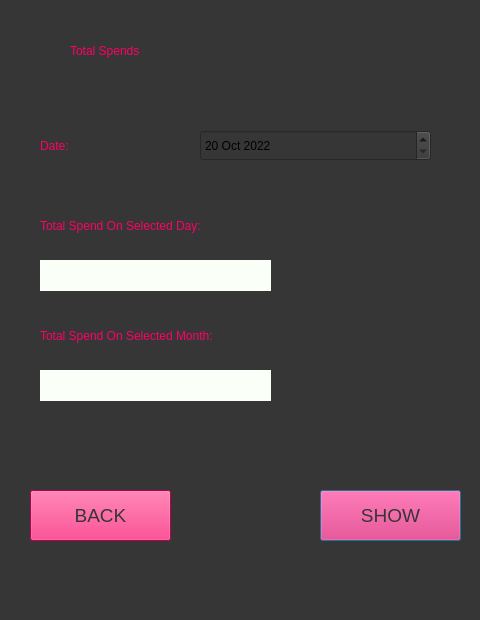
<?xml version="1.0" encoding="UTF-8"?>
<ui version="4.0">
 <class>Dialog</class>
 <widget class="QDialog" name="Dialog">
  <property name="geometry">
   <rect>
    <x>0</x>
    <y>0</y>
    <width>480</width>
    <height>620</height>
   </rect>
  </property>
  <property name="windowTitle">
   <string>Dialog</string>
  </property>
  <property name="styleSheet">
   <string notr="true">background-color: rgb(54, 54, 54);</string>
  </property>
  <widget class="QLabel" name="label_login">
   <property name="geometry">
    <rect>
     <x>70</x>
     <y>20</y>
     <width>341</width>
     <height>61</height>
    </rect>
   </property>
   <property name="styleSheet">
    <string notr="true">color: rgb(255, 0, 102); font: 87 28pt &quot;Arial Black&quot;;</string>
   </property>
   <property name="text">
    <string>Total Spends</string>
   </property>
  </widget>
  <widget class="QLabel" name="label_warning">
   <property name="geometry">
    <rect>
     <x>30</x>
     <y>560</y>
     <width>421</width>
     <height>31</height>
    </rect>
   </property>
   <property name="styleSheet">
    <string notr="true">color:rgb(255,255,255); font: 87 14pt &quot;Arial Black&quot;;</string>
   </property>
   <property name="text">
    <string/>
   </property>
  </widget>
  <widget class="QDateEdit" name="dateEdit">
   <property name="geometry">
    <rect>
     <x>200</x>
     <y>130</y>
     <width>231</width>
     <height>31</height>
    </rect>
   </property>
   <property name="styleSheet">
    <string notr="true">background-color: rgb(255, 255, 255);
font: 87 14pt &quot;Arial Black&quot;;

dateEdit_tabDetail-&gt;setDate(QDate::currentDate());</string>
   </property>
   <property name="dateTime">
    <datetime>
     <hour>0</hour>
     <minute>0</minute>
     <second>0</second>
     <year>2022</year>
     <month>10</month>
     <day>20</day>
    </datetime>
   </property>
   <property name="minimumDateTime">
    <datetime>
     <hour>0</hour>
     <minute>0</minute>
     <second>0</second>
     <year>2022</year>
     <month>10</month>
     <day>20</day>
    </datetime>
   </property>
   <property name="maximumDate">
    <date>
     <year>2030</year>
     <month>12</month>
     <day>31</day>
    </date>
   </property>
   <property name="minimumDate">
    <date>
     <year>2022</year>
     <month>10</month>
     <day>20</day>
    </date>
   </property>
  </widget>
  <widget class="QLabel" name="label_date">
   <property name="geometry">
    <rect>
     <x>40</x>
     <y>130</y>
     <width>131</width>
     <height>31</height>
    </rect>
   </property>
   <property name="styleSheet">
    <string notr="true">color:rgb(255,0,102);
font: 87 14pt &quot;Arial Black&quot;;</string>
   </property>
   <property name="text">
    <string>Date:</string>
   </property>
  </widget>
  <widget class="QPushButton" name="pushButton_show">
   <property name="geometry">
    <rect>
     <x>320</x>
     <y>490</y>
     <width>141</width>
     <height>51</height>
    </rect>
   </property>
   <property name="styleSheet">
    <string notr="true">font-size:14pt;color:rgb(54,54,54);
background-color: rgb(255,0,102);
font: 87 14pt &quot;Arial Black&quot;;</string>
   </property>
   <property name="text">
    <string>SHOW</string>
   </property>
  </widget>
  <widget class="QPushButton" name="pushButton_back">
   <property name="geometry">
    <rect>
     <x>30</x>
     <y>490</y>
     <width>141</width>
     <height>51</height>
    </rect>
   </property>
   <property name="styleSheet">
    <string notr="true">font-size:14pt;color:rgb(54,54,54);
background-color: rgb(255,0,102);
font: 87 14pt &quot;Arial Black&quot;;</string>
   </property>
   <property name="text">
    <string>BACK</string>
   </property>
  </widget>
  <widget class="QLabel" name="label_daily_2">
   <property name="geometry">
    <rect>
     <x>40</x>
     <y>260</y>
     <width>231</width>
     <height>31</height>
    </rect>
   </property>
   <property name="layoutDirection">
    <enum>Qt::LeftToRight</enum>
   </property>
   <property name="autoFillBackground">
    <bool>false</bool>
   </property>
   <property name="styleSheet">
    <string notr="true">color:rgb(255,0,102); font: 87 14pt &quot;Arial Black&quot;;
background-color: rgb(250, 255, 248);</string>
   </property>
   <property name="text">
    <string/>
   </property>
   <property name="alignment">
    <set>Qt::AlignLeading|Qt::AlignLeft|Qt::AlignVCenter</set>
   </property>
  </widget>
  <widget class="QLabel" name="label_daily">
   <property name="geometry">
    <rect>
     <x>40</x>
     <y>210</y>
     <width>401</width>
     <height>31</height>
    </rect>
   </property>
   <property name="styleSheet">
    <string notr="true">color:rgb(255,0,102);
font: 87 14pt &quot;Arial Black&quot;;</string>
   </property>
   <property name="text">
    <string>Total Spend On Selected Day:</string>
   </property>
  </widget>
  <widget class="QLabel" name="label_monthly">
   <property name="geometry">
    <rect>
     <x>40</x>
     <y>320</y>
     <width>401</width>
     <height>31</height>
    </rect>
   </property>
   <property name="styleSheet">
    <string notr="true">color:rgb(255,0,102);
font: 87 14pt &quot;Arial Black&quot;;</string>
   </property>
   <property name="text">
    <string>Total Spend On Selected Month:</string>
   </property>
  </widget>
  <widget class="QLabel" name="label_monthly2">
   <property name="geometry">
    <rect>
     <x>40</x>
     <y>370</y>
     <width>231</width>
     <height>31</height>
    </rect>
   </property>
   <property name="layoutDirection">
    <enum>Qt::LeftToRight</enum>
   </property>
   <property name="autoFillBackground">
    <bool>false</bool>
   </property>
   <property name="styleSheet">
    <string notr="true">color:rgb(255,0,102); font: 87 14pt &quot;Arial Black&quot;;
background-color: rgb(250, 255, 248);</string>
   </property>
   <property name="text">
    <string/>
   </property>
   <property name="alignment">
    <set>Qt::AlignLeading|Qt::AlignLeft|Qt::AlignVCenter</set>
   </property>
  </widget>
 </widget>
 <resources/>
 <connections/>
</ui>
